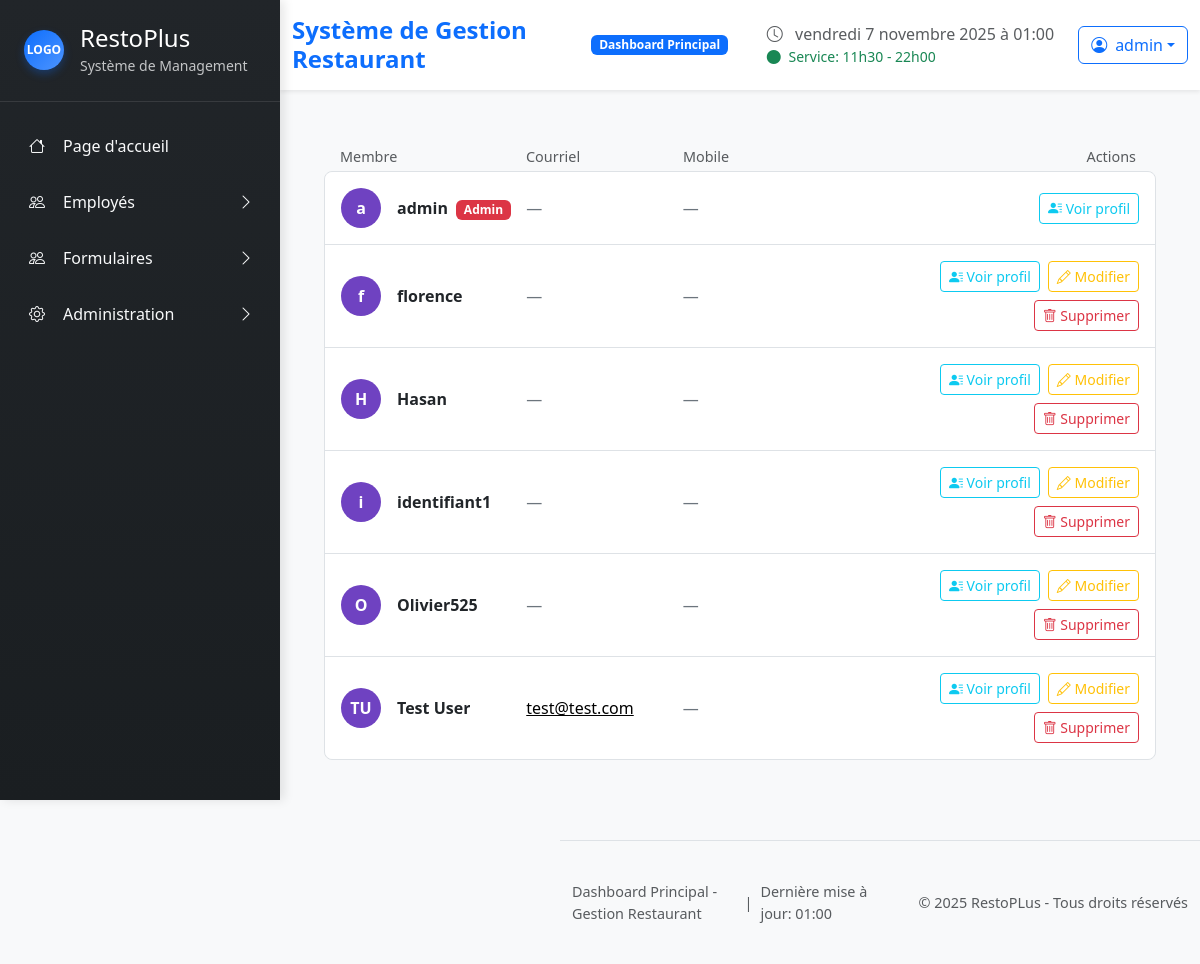
The app's page /dashboard/ (signed in), older data.
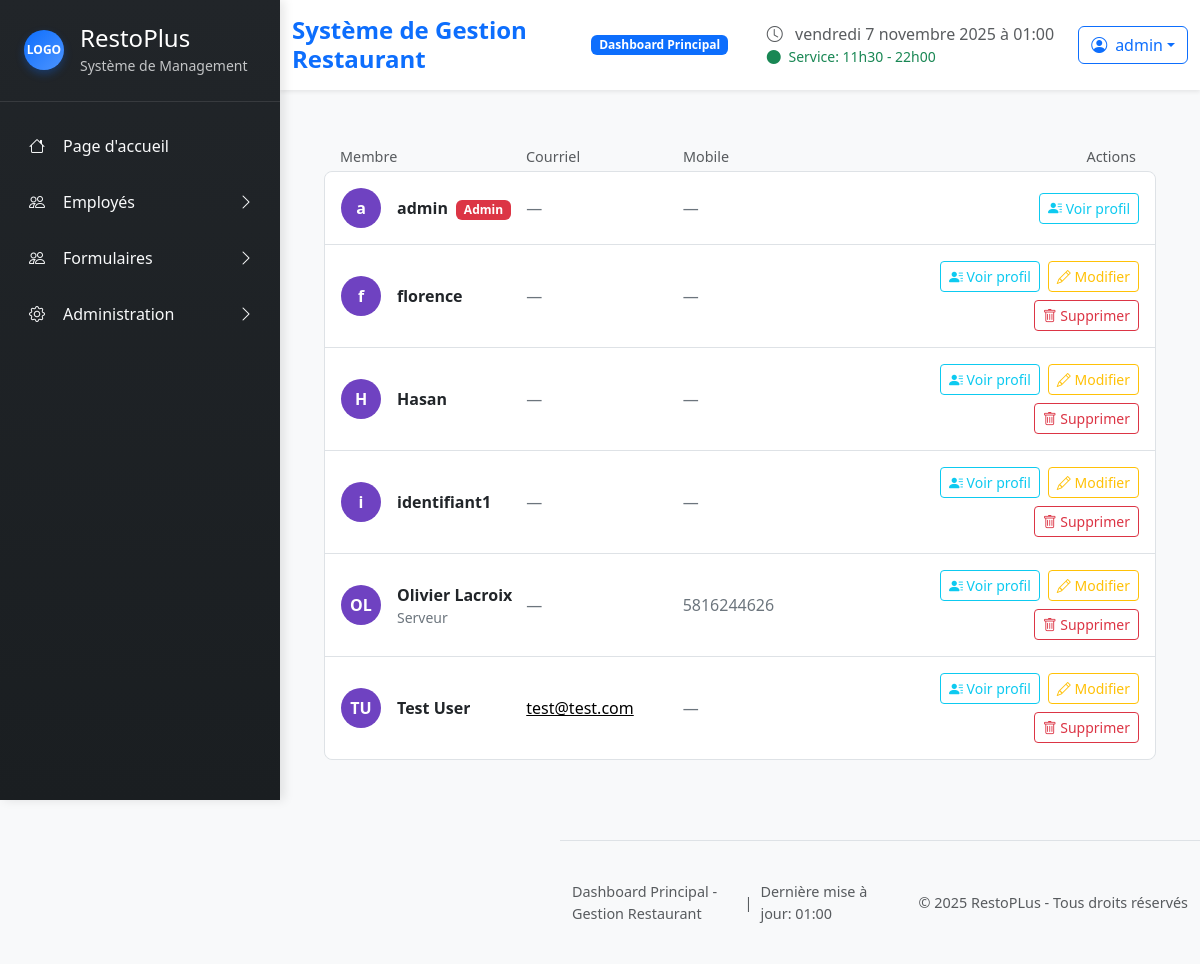
The same page, newer data.
### restoplus/models.py (models this page shows, shortened)
class User(AbstractUser):
    @property
    def mobile_display(self):
        return self.mobile if self.mobile else '—'
    class AvailabilityStatus(models.TextChoices):
        NOT_FILLED = "not_filled", "Non remplie"
        PENDING    = "pending",    "En attente"
        FILLED     = "filled",     "Remplie"
    availability_status = models.CharField(
        max_length=20,
        choices=AvailabilityStatus.choices,
        default=AvailabilityStatus.NOT_FILLED,
        verbose_name="Statut des disponibilités"
        )
    first_name = models.CharField(max_length=150, blank=True, verbose_name="Prénom")
    last_name = models.CharField(max_length=150, blank=True, verbose_name="Nom de famille")
    poste = models.CharField(max_length=100, blank=True, verbose_name="Poste")
    mobile = models.CharField(max_length=20,blank=True,validators=[phone_validator], verbose_name="Téléphone")
    email = models.CharField(
        max_length=254,
        blank=True,
        verbose_name="Courriel",
        validators=[email_validator]
    )
    is_manager = models.BooleanField(default=False)
    role = models.ForeignKey(Role, on_delete=models.SET_NULL, null=True, blank=True)
    def can_manage_employees(self):
        if self.is_superuser:
            return True
        return self.has_permission('can_manage_users')

### restoplus/views.py (the view)
# urls.py: path('dashboard/',views.employees_management,name="employees_management"),
@login_required
def employees_management(request):
    employes = User.objects.all()
    return render(request,"restoplus/employees_management.html",{"employes": employes})

### restoplus/templates/restoplus/employees_management.html (shortened to what this page needs)
{% extends "restoplus/base.html" %}
{% load static %}
{% block content %}
<div class="container mt-4 abcdefghijklm">
  <div class="d-none d-md-grid px-3 mb-1 employee-grid-header">
    <div>Membre</div>
    <div>Courriel</div>
    <div>Mobile</div>
    <div class="text-end pe-1">Actions</div>
  </div>
  <div class="list-group list-group-flush border rounded-3">
    {% for employe in employes %}
    <div class="list-group-item employee-row py-3"
      data-name="{{ employe.first_name }} {{ employe.last_name }} {{ employe.username }}"
      data-email="{{ employe.email }}">
      <div class="d-grid align-items-center employee-grid-row">
        <div class="d-flex align-items-center gap-3">
          <div class="rounded-circle d-flex align-items-center justify-content-center fw-bold text-white employee-avatar">
            {% if employe.first_name or employe.last_name %}
            {{ employe.first_name|first }}{{ employe.last_name|first }}
            {% else %}
            {{ employe.username|first }}
            {% endif %}
          </div>
          <div class="min-w-0">
            <div class="fw-semibold text-truncate">
              {% if employe.first_name or employe.last_name %}
              {{ employe.first_name }} {{ employe.last_name }}
              {% else %}
              {{ employe.username }}
              {% endif %}
              {% if employe.is_superuser %}
              <span class="badge bg-danger ms-1">Admin</span>
              {% elif employe.role %}
              <span class="badge bg-primary ms-1">{{ employe.role.name }}</span>
              {% endif %}
            </div>
            {% if employe.poste %}
            <div class="text-secondary small text-truncate">{{ employe.poste }}</div>
            {% endif %}
          </div>
        </div>
        <div class="text-break">
          {% if employe.email %}
          <a href="mailto:{{ employe.email }}" class="link-body-emphasis">{{ employe.email }}</a>
          {% else %}
          <span class="text-secondary">—</span>
          {% endif %}
        </div>
        <div class="text-secondary">
          {{ employe.mobile_display }}
        </div>
        <div class="d-flex justify-content-md-end gap-2 flex-wrap">
          <a href="{% url 'employee_profile' employe.id %}"
            class="btn btn-outline-info btn-sm flex-grow-1 flex-md-grow-0">
            <i class="bi bi-person-lines-fill"></i>
            <span class="d-none d-lg-inline">Voir profil</span>
          </a>
          {% if user.can_manage_employees and employe != user %}
          <a href="{% url 'edit_employee' employe.id %}"
            class="btn btn-outline-warning btn-sm flex-grow-1 flex-md-grow-0">
            <i class="bi bi-pencil"></i>
            <span class="d-none d-lg-inline">Modifier</span>
          </a>
          <form action="{% url 'delete_employee' employe.id %}" method="post" class="d-inline m-0">
            <button type="submit" class="btn btn-outline-danger btn-sm flex-grow-1 flex-md-grow-0"
              onclick="return confirm('Êtes-vous sûr de vouloir supprimer cet employé ?')">
              <i class="bi bi-trash"></i>
              <span class="d-none d-lg-inline">Supprimer</span>
            </button>
          </form>
          {% endif %}
        </div>
      </div>
    </div>
    {% empty %}
    <div class="list-group-item py-4 text-center text-secondary">
      Aucun employé trouvé.
    </div>
    {% endfor %}
  </div>
</div>
{% endblock %}

Row changes from the older to the newer data that the page shows:
changed User: first_name|first (not shown) → "O"; last_name|first (not shown) → "L"; first_name (not shown) → "Olivier"; last_name (not shown) → "Lacroix"; poste (not shown) → "Serveur"; mobile_display "—" → "5816244626"; username|first "O" → (not shown); username "Olivier525" → (not shown)
